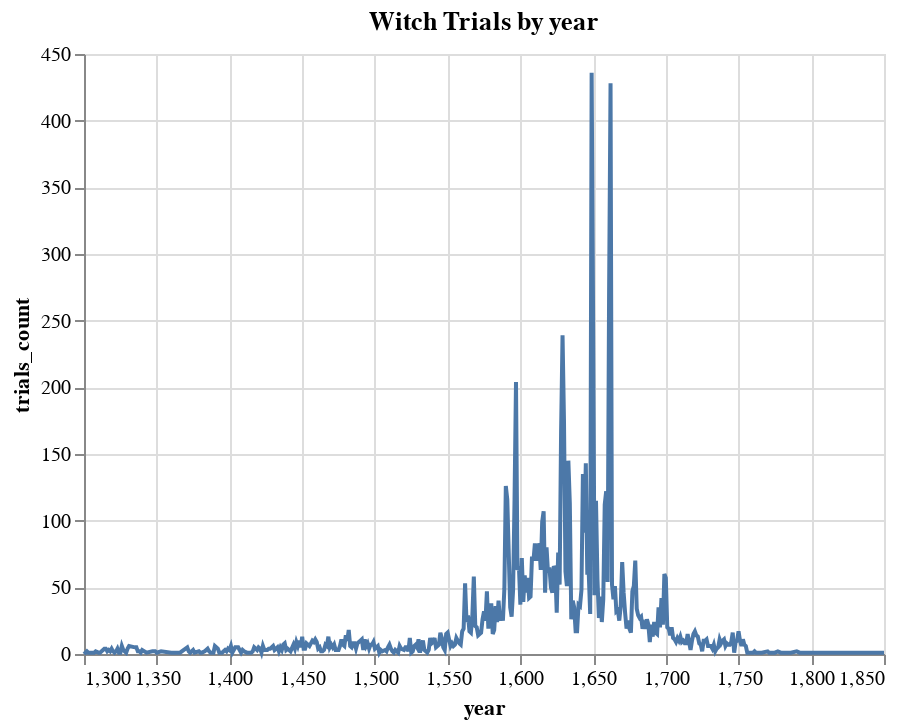

Notebook code for this chart:
### Code cell
# line chart by altair
alt.Chart(trials_by_year).mark_line().encode(
    x=alt.X('year'),
    y=alt.Y('trials_count'),
).properties(
    title={
        'text': 'Witch Trials by year',
    }
)

### Figure 1 — Vega-Lite specification as saved in the notebook (floating-point values rounded to 4 significant figures; data arrays with more than 128 entries replaced by an {"elided": "..."} marker saying what was removed)
{"config": {"view": {"continuousWidth": 400, "continuousHeight": 300}}, "data": {"name": "data-08df12d23ec4384797a07fe7003b2d29"}, "mark": "line", "encoding": {"x": {"field": "year", "type": "quantitative"}, "y": {"field": "trials_count", "type": "quantitative"}}, "title": {"text": "Witch Trials by year"}, "$schema": "https://vega.github.io/schema/vega-lite/v4.17.0.json", "datasets": {"data-08df12d23ec4384797a07fe7003b2d29": {"elided": "430 records"}}}
